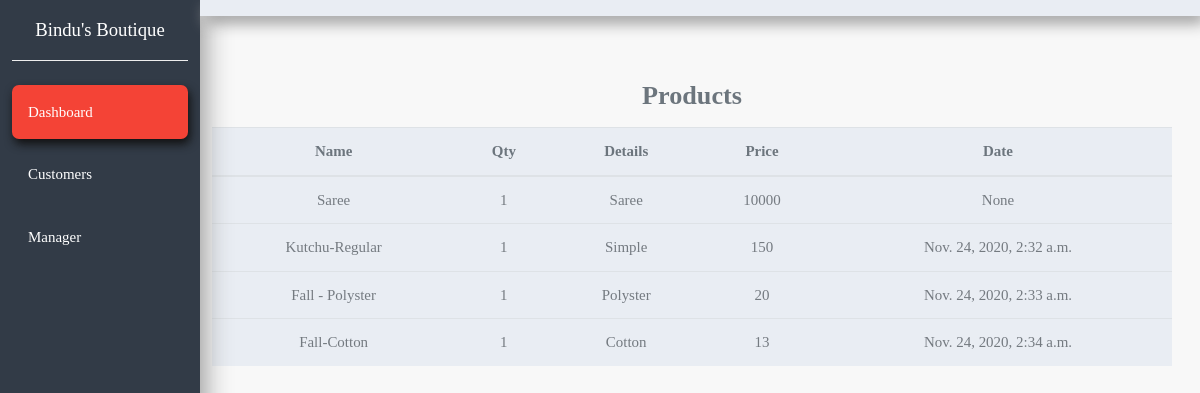
The app's page /products/, older data.
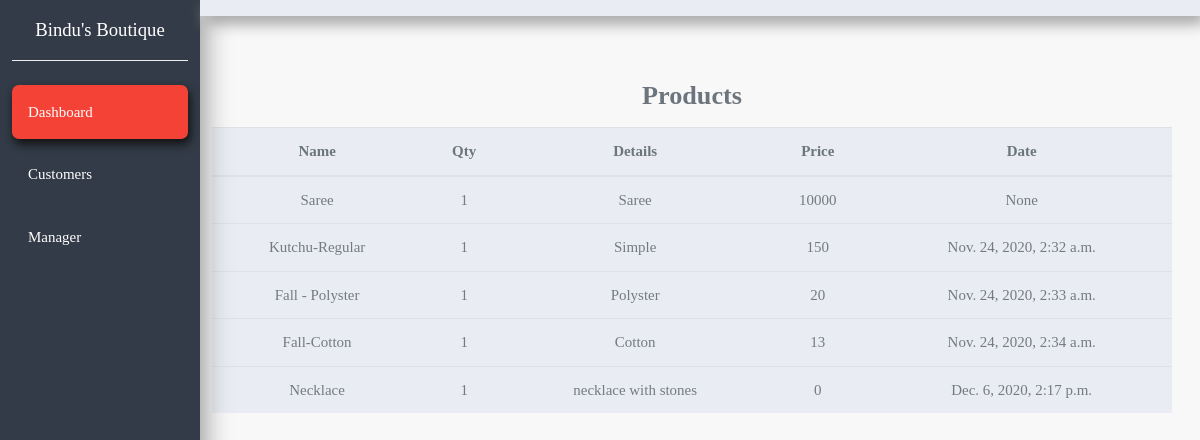
The same page, newer data.
### crm/models.py (models this page shows, shortened)
class Product(models.Model):
    name = models.CharField(max_length=200, null=True)
    category = models.CharField(max_length=1,default='S',null=True)
    wt = models.DecimalField(max_digits=10,decimal_places=2,null=True,default=0.00)
    making_charges = models.DecimalField(max_digits=10,decimal_places=2,null=True,default=22.00)
    qty = models.IntegerField(null=True,default=1)
    details = models.CharField(max_length=200, null=True)
    price = models.IntegerField(default=0.00,null=True)
    date_created = models.DateTimeField(auto_now_add=True, null=True)

### crm/views.py (the view)
# urls.py: path('products/', views.products, name="products"),
def products(request):
    products = Product.objects.all()
    return render(request, 'crm/products.html',{'products' : products})

### crm/templates/crm/products.html
{% extends 'crm/base.html'%}
{% block content %}
<section>
    <div class="container-fluid">
      <div class="row mb-5">
        <div class="col-xl-10 col-lg-9 col-md-8 ml-auto mt-5">
          <div class="row align-items-center">
            <div class="col mt-3 mr-3">
              <h3 class="text-muted text-center mb-3">Products</h3>
              <table class="table table-striped bg-light text-center">
                <thead>
                  <tr class="text-muted">
                    <th>Name</th>
                    <th>Qty</th>
                    <th>Details</th>
                    <th>Price</th>
                    <th>Date</th>
                  </tr>
                </thead>
                <tbody>
                  {%  for i in products %}
                    <tr>
                      <td>{{i.name}}</td>
                      <td>{{i.qty}}</td>
                      <td>{{i.details}}</td>
                      <td>{{i.price}}</td>
                      <td>{{i.date_created}}</td>
                    </tr>
                  {% endfor %}
                </tbody>
              </table>
            </div>
          </div>
        </div>
      </div>
    </div>
</section>
{% endblock %}

Row changes from the older to the newer data that the page shows:
added Product: name "Necklace", qty "1", details "necklace with stones", price "0", date_created "Dec. 6, 2020, 2:17 p.m."
